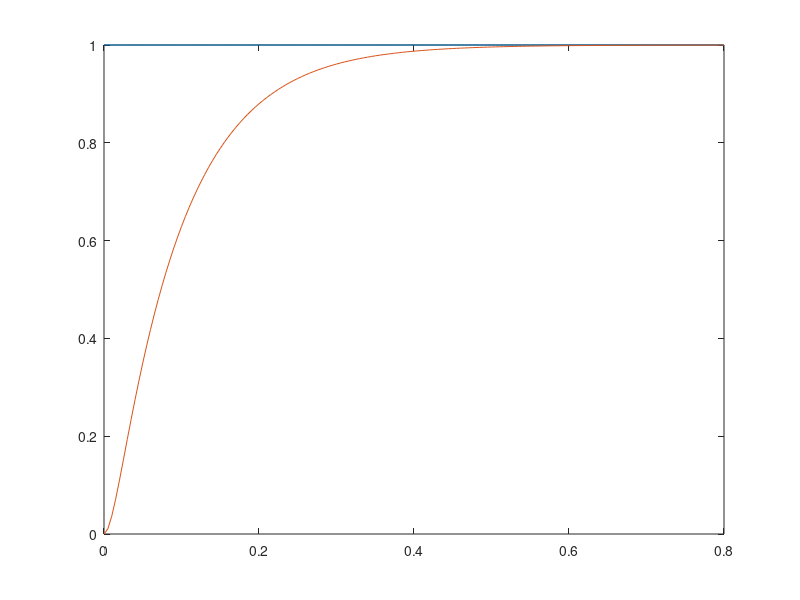

MATLAB code to generate this figure:
% Program "sss_llm.m" to produce the solution to the state-space formulation
%    of the linear lung mechanics model to a unit step input in Pao (u)

% Parameter values of model
L = 0.01 ; %inertance in units of cm H2O s2/L
C = 0.1 ; %compliance in units of L/cm H2O
R = 1 ; %resistance in units of cm H2O s/L

A = [0  1; -1/L/C  -R/L];
B = [0  1/L/C]';
t = [0:0.005:0.8]';
u = ones(size(t));

% Construct the system using state-space formulation
Hs = ss(A,B,[1 0],0);

% Solve state space equation using lsim and plot results
y = lsim(Hs,u,t);
plot(t,u,t,y)






